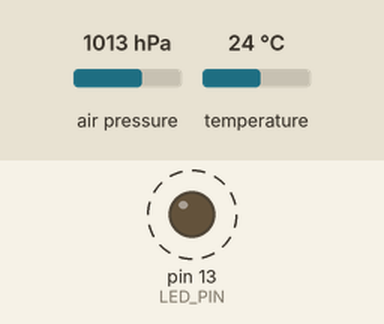
This sketch was run on a simulated Arduino Pro Mini, built with avr-gcc and run on an emulated ATmega328P. Parts: output pins drawn as LEDs (lit = HIGH). Wiring (inferred from the names in the program): 24Cxx EEPROM at I2C address 0x50; BMP180 pressure sensor at I2C address 0x77. Dashed ring = blinking. The test bench sets the inputs (shaded band); at power-on: air pressure 1013 hPa, temperature 24 °C. EEPROM starts erased; what the sketch prints to the serial monitor is not drawn.

Above: at 1.0 s.
1.4 s: air pressure set to 952 hPa
4.5 s: temperature set to 41 °C
Timing chart, 0 to 13.6 s (numbered marks = the images above; inputs shaded):
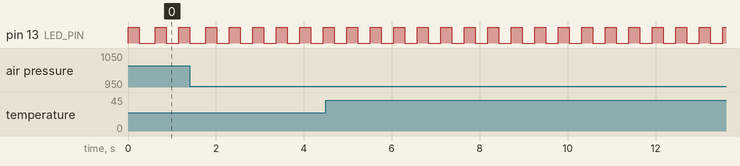

Measured:
- by itself, pin 13 (LED_PIN): alternates HIGH for 0.25 s and LOW for 0.28 s

The sketch:

BMP085Logger.ino
```cpp
#include <Wire.h>

#define BMP085_ADDR_WRITE 0x77
#define BMP085_ADDR_READ 0x77
#define AT24C256_ADDR 0x50

#define EEPROM_KBITS    256

#define DELTA .03

#define LED_PIN 13    // LED pin for Pro Mini

short ac1 = 0;
short ac2 = 0;
short ac3 = 0;
unsigned short ac4 = 0;
unsigned short ac5 = 0;
unsigned short ac6 = 0;
short b1 = 0;
short b2 = 0;
long b5 = 0;
short mb = 0;
short mc = 0;
short md = 0;
short oss = 0;

long lastAltitude = 0;

unsigned short memoryOffset = 0x0000;
int count = 0;

void setup() {
  Wire.begin();
  Serial.begin(9600);

  pinMode(LED_PIN, OUTPUT);

  readCalibrationData();
}

void loop() {
  blink();
  readAltitude();
}

void readAltitude() {
  unsigned short altitude = 0;

  long t = calculateTemperature();
  long p = calculatePressure();

  // Convert
  t = t * 9.0 / 50.0 + 32.0;

  Serial.print("temp = ");
  Serial.print(t, DEC);
  Serial.println(" degF");

  Serial.print("pressure = ");
  Serial.print(p * 0.01, DEC);
  Serial.println(" mb");

  altitude = calculateAbsoluteAltitude(p);
  Serial.print("altitude = ");
  Serial.print(altitude, DEC);
  Serial.println(" m");

  altitude *= 3.2808; // Convert to feet

  Serial.print("altitude = ");
  Serial.print(altitude, DEC);
  Serial.println(" ft");

  if (altitude > lastAltitude * (1 + DELTA) || altitude < lastAltitude * (1 - DELTA)) {
    lastAltitude = altitude;
    log(millis(), t, altitude);
  }

}

void blink() {
  digitalWrite(LED_PIN, HIGH);
  delay(250);
  digitalWrite(LED_PIN, LOW);
  delay(250);
}

void log(unsigned long time, unsigned short temp, unsigned short altitude) {
  writeLong(memoryOffset, time);
  memoryOffset += sizeof(long);
  writeShort(memoryOffset, temp);
  memoryOffset += sizeof(short);
  writeShort(memoryOffset, altitude);
  memoryOffset += sizeof(short);

  if (memoryOffset > (EEPROM_KBITS / 8 * 1024)) {
    memoryOffset = 0;
  }
}

void writeLong(unsigned short address, unsigned long data) {
  Serial.print("address = 0x");
  Serial.println(address, HEX);
  Serial.print("data = ");
  Serial.println(data, HEX);

  Wire.beginTransmission(AT24C256_ADDR);
  Wire.write((address & 0xFF00) >> 8);
  Wire.write(address & 0xFF);

  Wire.write(data >> 24 & 0xFF);
  Wire.write(data >> 16 & 0xFF);
  Wire.write(data >> 8 & 0xFF);
  Wire.write(data & 0xFF);
  Wire.endTransmission();
}

void writeShort(unsigned short address, unsigned short data) {
  Serial.print("address = 0x");
  Serial.println(address, HEX);
  Serial.print("data = ");
  Serial.println(data, HEX);

  Wire.beginTransmission(AT24C256_ADDR);
  Wire.write((address & 0xFF00) >> 8);
  Wire.write(address & 0xFF);

  Wire.write(data >> 8 & 0xFF);
  Wire.write(data & 0xFF);
  Wire.endTransmission();
}

uint16_t readShort(int addr) {
    uint16_t result = 0;
    Wire.beginTransmission(BMP085_ADDR_WRITE);
    Wire.write(addr);
    uint8_t rc = Wire.endTransmission();
    if (rc != 0) {
       Serial.print("readShort failed on write, rc = ");
       Serial.println(rc, DEC);
    }
    else {
      Wire.beginTransmission(BMP085_ADDR_READ);
      Wire.requestFrom(BMP085_ADDR_READ, 2);
      result = Wire.read();
      result <<= 8;
      result |= Wire.read();
      rc = Wire.endTransmission();
      if (rc != 0) {
         Serial.print("readShort failed on read, rc = ");
         Serial.println(rc, DEC);
      }
    }
    return result;
}

long readRawTemperature() {
    Wire.beginTransmission(BMP085_ADDR_WRITE);
    Wire.write(0xF4);
    Wire.write(0x2E);
    Wire.endTransmission();

    unsigned long time = micros();
    do {
      if (micros() - time > 5000) break;
    }while (true);

    Wire.beginTransmission(BMP085_ADDR_WRITE);
    Wire.write(0xF6);
    Wire.endTransmission();

    Wire.beginTransmission(BMP085_ADDR_READ);
    Wire.requestFrom(BMP085_ADDR_READ, 2);
    long result = 0;
    result = Wire.read();
    result <<= 8;
    result |= Wire.read();
    Wire.endTransmission();

//    Serial.print("rawTemp = ");
//    Serial.println(result, DEC);

    return result;
}

long calculateTemperature() {
  long ut = readRawTemperature();

  long x1 = (ut - ac6) * ac5 / ((long) 1 << 15);
  long x2 = mc * ((long) 1 << 11) / (x1 + md);
  b5 = x1 + x2;
  long t = (b5 + 8) / (1 << 4);

  return t;
}

long readRawPressure() {
    Wire.beginTransmission(BMP085_ADDR_WRITE);
    Wire.write(0xF4);
    Wire.write(0x34);
    Wire.endTransmission();

    unsigned long time = micros();
    do {
      if (micros() - time > 5000) break;
    }while (true);

    Wire.beginTransmission(BMP085_ADDR_WRITE);
    Wire.write(0xF6);
    Wire.endTransmission();

    Wire.beginTransmission(BMP085_ADDR_READ);
    Wire.requestFrom(BMP085_ADDR_READ, 1);
    long msb = Wire.read();
    Wire.endTransmission();

    Wire.beginTransmission(BMP085_ADDR_WRITE);
    Wire.write(0xF7);
    Wire.endTransmission();

    Wire.beginTransmission(BMP085_ADDR_READ);
    Wire.requestFrom(BMP085_ADDR_READ, 1);
    long lsb = Wire.read();
    Wire.endTransmission();

    Wire.beginTransmission(BMP085_ADDR_WRITE);
    Wire.write(0xF8);
    Wire.endTransmission();

    Wire.beginTransmission(BMP085_ADDR_READ);
    Wire.requestFrom(BMP085_ADDR_READ, 1);
    long xlsb = Wire.read();
    Wire.endTransmission();

    long result = ((msb << 16) + (lsb << 8) + xlsb) >> (8 - oss);

//    Serial.print("rawPres = ");
//    Serial.println(result, DEC);

    return result;
}

long calculatePressure() {
  long up = readRawPressure();
  long p = 0;

  long b6 = b5 - 4000;
  long x1 = (b2 * (b6 * b6 / ((long) 1<<12))) / ((long) 1<<11);
  long x2 = ac2 * b6 / ((long) 1<<11);
  long x3 = x1 + x2;
  long b3 = (((ac1 * 4 + x3) << oss) + 2) / 4;
  x1 = ac3 * b6 / ((long) 1<<13);
  x2 = (b1 * (b6 * b6 / ((long) 1<<12))) / ((long) 1<<16);
  x3 = ((x1 + x2) + 2) / ((long) 1<<2);
  unsigned long b4 = ac4 * (unsigned long) (x3 + 32768) / ((long) 1<<15);
  unsigned long b7 = ((unsigned long) up - b3) * (50000 >> oss);
  if (b7 < 0x80000000) {
    p = (b7 * 2) / b4;
  }
  else {
    p = (b7 / b4) * 2;
  }
  x1 = (p / ((long) 1<<8)) * (p / ((long) 1<<8));
  x1 = (x1 * 3038) / ((long) 1<<16);
  x2 = (-7357 * p) / ((long) 1<<16);
  p = p + (x1 + x2 + 3791) / ((long) 1<<4);

//  Serial.print("true pressure = ");
//  Serial.print(p * 0.0002961, DEC);
//  Serial.println(" in");

  return p;
}

long calculateAbsoluteAltitude(long p) {
  double a = pow((p * 0.01) / 1013.25, 1 / 5.255);
  a = 44330 * (1 - a);

  return a;
}

void readCalibrationData() {
    int baseEepromRegister = 0xAA;

    ac1 = readShort(baseEepromRegister);
    baseEepromRegister += 2;
    ac2 = readShort(baseEepromRegister);
    baseEepromRegister += 2;
    ac3 = readShort(baseEepromRegister);
    baseEepromRegister += 2;
    ac4 = readShort(baseEepromRegister);
    baseEepromRegister += 2;
    ac5 = readShort(baseEepromRegister);
    baseEepromRegister += 2;
    ac6 = readShort(baseEepromRegister);
    baseEepromRegister += 2;
    b1 = readShort(baseEepromRegister);
    baseEepromRegister += 2;
    b2 = readShort(baseEepromRegister);
    baseEepromRegister += 2;
    mb = readShort(baseEepromRegister);
    baseEepromRegister += 2;
    mc = readShort(baseEepromRegister);
    baseEepromRegister += 2;
    md = readShort(baseEepromRegister);

//    Serial.println("Calibration data:");
//    Serial.print("ac1 = ");Serial.println(ac1, DEC);
//    Serial.print("ac2 = ");Serial.println(ac2, DEC);
//    Serial.print("ac3 = ");Serial.println(ac3, DEC);
//    Serial.print("ac4 = ");Serial.println(ac4, DEC);
//    Serial.print("ac5 = ");Serial.println(ac5, DEC);
//    Serial.print("ac6 = ");Serial.println(ac6, DEC);
//    Serial.print("b1 = ");Serial.println(b1, DEC);
//    Serial.print("b2 = ");Serial.println(b2, DEC);
//    Serial.print("mb = ");Serial.println(mb, DEC);
//    Serial.print("mc = ");Serial.println(mc, DEC);
//    Serial.print("md = ");Serial.println(md, DEC);
}
```
